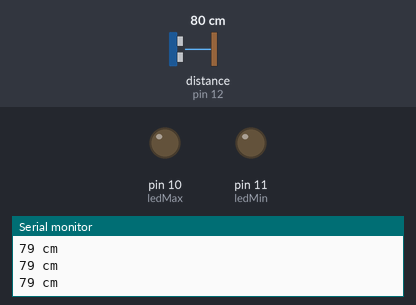
This sketch was run on a simulated Arduino Uno, built with avr-gcc and run on an emulated ATmega328P. Shown: output pins drawn as LEDs (lit = HIGH), the last lines printed to the serial monitor. Wiring (inferred from the names in the program): ultrasonic range finder: trigger pin 13; echo pin 12. The inputs (shaded band) are chosen by the test bench; at power-on: distance to the obstacle (sensor on pin 12) 80 cm. The echo pulse lasts 58.3 µs per cm; pins used as bus, display or sensor lines are not drawn.

Above: at 1.3 s.
1.4 s: distance to the obstacle (sensor on pin 12) set to 198 cm
2.9 s: distance to the obstacle (sensor on pin 12) set to 205 cm
At 3.7 s:
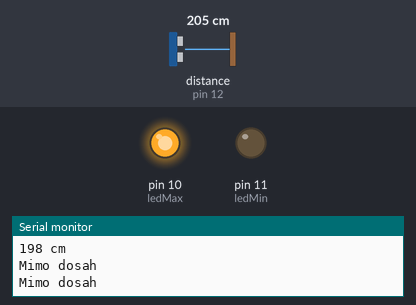
4.5 s: distance to the obstacle (sensor on pin 12) set to 2 cm
At 5.7 s:
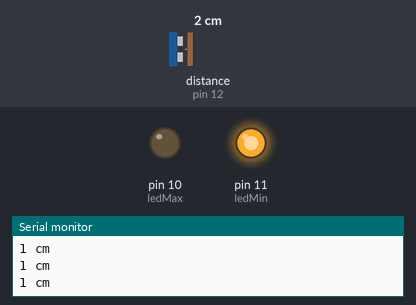
6.0 s: distance to the obstacle (sensor on pin 12) set to 6 cm
At 7.0 s:
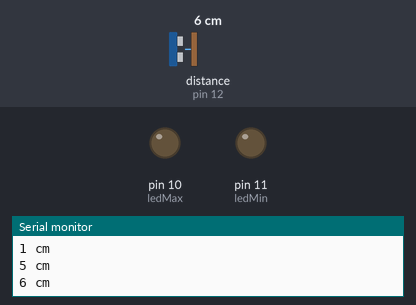
7.5 s: distance to the obstacle (sensor on pin 12) set to 250 cm
At 8.8 s:
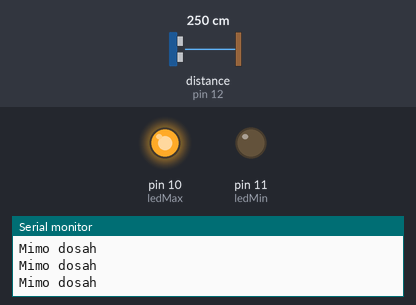
Timing chart, 0 to 10.1 s (numbered marks = the images above; inputs shaded):
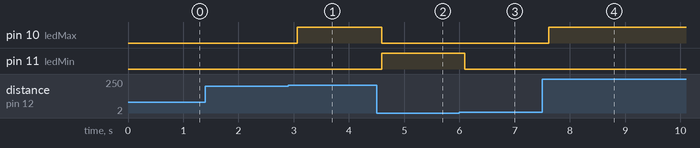

The sketch:

prog_1.ino
```cpp
/*
 * HC-SR04 ULTRAZVUKOVÝ SENZOR]
 */
#define trigPin 13      // Trigger Pin
#define echoPin 12      // Echo Pin
#define ledMin 11     // Červena LED na pinu 11
#define ledMax 10     // Zelena LED na pinu 10
int maximumRange = 200;       // maximální vzdálenost
int minimumRange = 0;       // minimální vzdálenost
long duration, distance;    // Vypočítání vzdálenosti
void setup() {
    Serial.begin (9600);
    pinMode(trigPin, OUTPUT);
    pinMode(echoPin, INPUT);
    pinMode(ledMin, OUTPUT);
    pinMode(ledMax, OUTPUT);
}
void loop() {
    digitalWrite(trigPin, LOW);
    delayMicroseconds(2);
    digitalWrite(trigPin, HIGH);
    delayMicroseconds(10);
    digitalWrite(trigPin, LOW);
    duration = pulseIn(echoPin, HIGH);
    distance = (duration/2) / 29.1;   //vypočítání v cm

    // To je místo, kde LED rozsvítíme a zhasneme.
    if (distance < 4) {         // rozsvítíme červenou LED, vzdálenost do 4cm
        digitalWrite(ledMin,HIGH);    // Když rozsvítíme červenou, zelenou musíme zhasnout
        digitalWrite(ledMax,LOW);
    } else if (distance > 200) {        // rozsvítíme zelenou LED, vzdálenost > 200cm
        digitalWrite(ledMax,HIGH);    // Když rozsvítíme zelenou, červenou musíme zhasnout
        digitalWrite(ledMin,LOW);
    }
    else {          // normální provoz, vzdálenost od 4 do 200cm, nesviti nic
        digitalWrite(ledMin,LOW);
        digitalWrite(ledMax,LOW);
    }
    if (distance >= maximumRange  || distance <= minimumRange){
        Serial.println("Mimo dosah");
    }
    else {
        Serial.print(distance);
        Serial.println(" cm");
    }
    //počkání 500ms
    delay(500);
}
```

Measured:
- the behaviour switches between 200 and 201 cm on distance to the obstacle (sensor on pin 12) (found by bisection; images 0 and 1)
- the behaviour switches between 4 and 5 cm on distance to the obstacle (sensor on pin 12) (found by bisection; images 2 and 3)
- after the input at 2.9 s, pin 10 (ledMax): LOW → HIGH after 0.17 s
- after the input at 4.5 s, pin 10 (ledMax): HIGH → LOW after 0.09 s; pin 11 (ledMin): LOW → HIGH after 0.09 s
- after the input at 6.0 s, pin 11 (ledMin): HIGH → LOW after 0.09 s
- after the input at 7.5 s, pin 10 (ledMax): LOW → HIGH after 0.11 s
